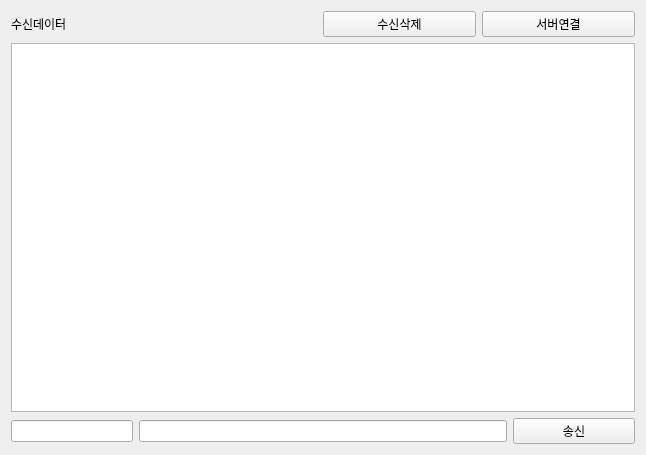
<?xml version="1.0" encoding="UTF-8"?>
<ui version="4.0">
 <class>Tab2SocketClinet</class>
 <widget class="QWidget" name="Tab2SocketClinet">
  <property name="geometry">
   <rect>
    <x>0</x>
    <y>0</y>
    <width>646</width>
    <height>455</height>
   </rect>
  </property>
  <property name="windowTitle">
   <string>Form</string>
  </property>
  <layout class="QVBoxLayout" name="verticalLayout">
   <item>
    <layout class="QHBoxLayout" name="horizontalLayout" stretch="2,1,1">
     <item>
      <widget class="QLabel" name="pLabel">
       <property name="text">
        <string>수신데이터</string>
       </property>
      </widget>
     </item>
     <item>
      <widget class="QPushButton" name="pPBRecvDataClear">
       <property name="text">
        <string>수신삭제</string>
       </property>
      </widget>
     </item>
     <item>
      <widget class="QPushButton" name="pPBServerConnect">
       <property name="text">
        <string>서버연결</string>
       </property>
       <property name="checkable">
        <bool>true</bool>
       </property>
      </widget>
     </item>
    </layout>
   </item>
   <item>
    <layout class="QHBoxLayout" name="horizontalLayout_2">
     <item>
      <widget class="QTextEdit" name="pTERecvData"/>
     </item>
    </layout>
   </item>
   <item>
    <layout class="QHBoxLayout" name="horizontalLayout_3" stretch="2,6,2">
     <item>
      <widget class="QLineEdit" name="pLERecvId"/>
     </item>
     <item>
      <widget class="QLineEdit" name="pLESendData"/>
     </item>
     <item>
      <widget class="QPushButton" name="pPBSendButton">
       <property name="text">
        <string>송신</string>
       </property>
      </widget>
     </item>
    </layout>
   </item>
  </layout>
 </widget>
 <resources/>
 <connections/>
</ui>
